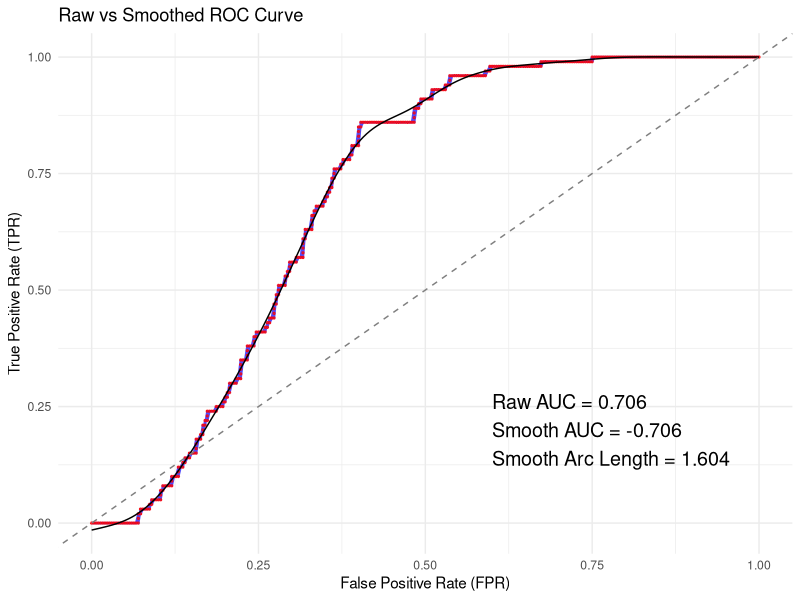
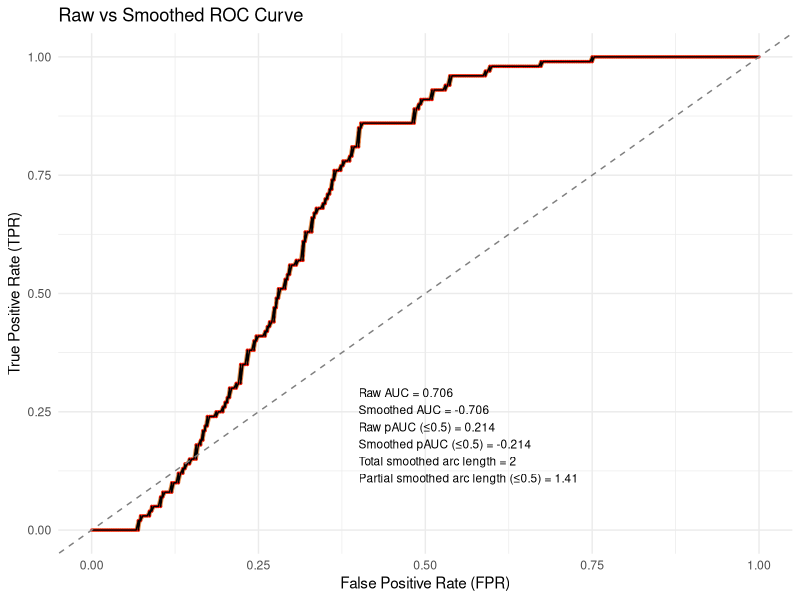
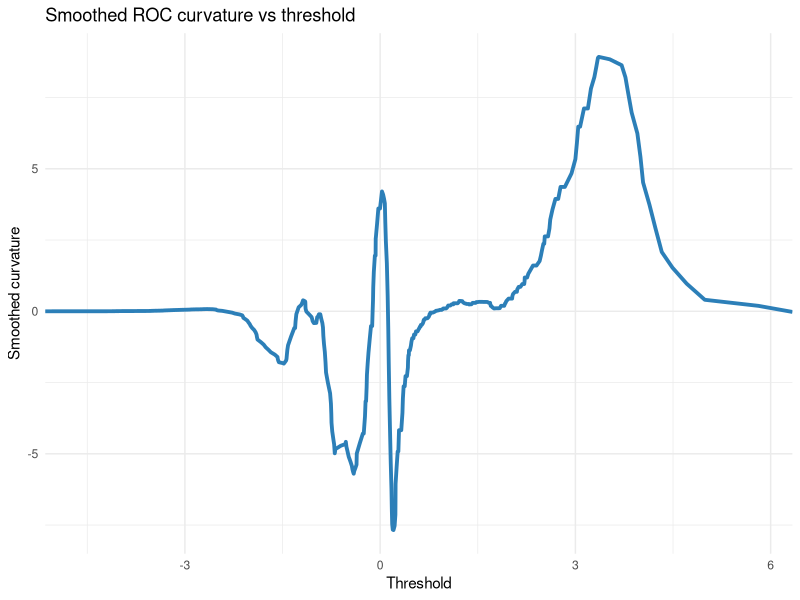
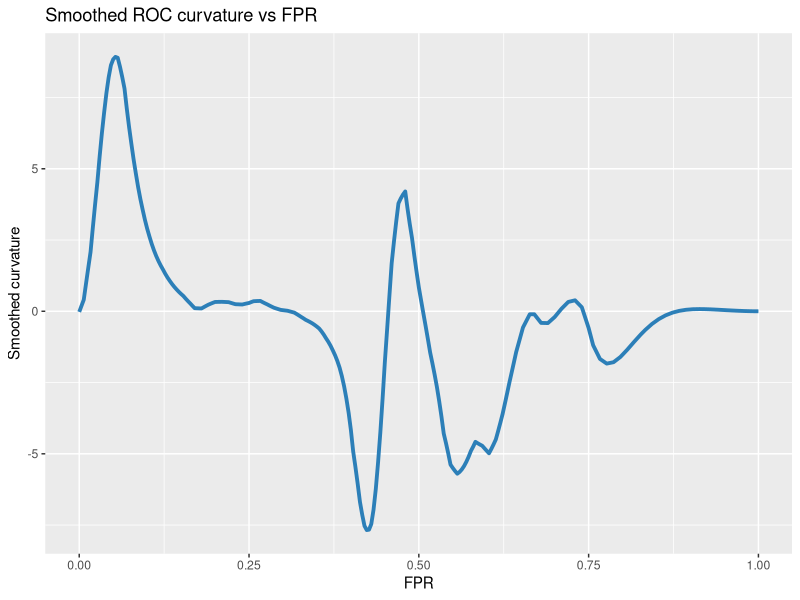
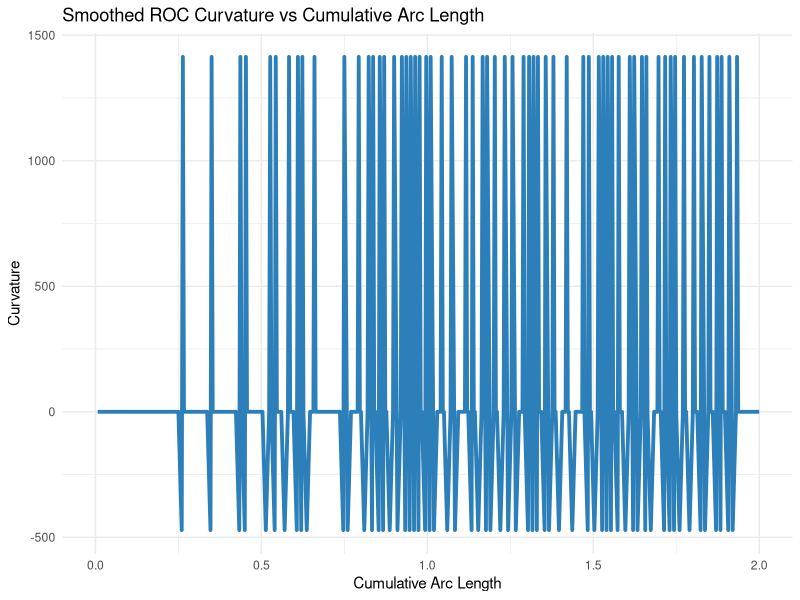

The R source for these figures, in order:
## ---- chunk 1
# --- Block 1: Load libraries ---
library(dplyr)
library(ggplot2)
library(pROC)
library(splines)

## ---- chunk 2
# --- Block 2: Helper functions ---

# Compute cumulative arc length for discrete points
compute_arc_length <- function(x, y) {
  dx <- diff(x)
  dy <- diff(y)
  ds <- sqrt(dx^2 + dy^2)
  return(c(0, cumsum(ds)))
}

# Compute discrete polyline curvature (approximate)
compute_polyline_curvature <- function(x, y) {
  dx <- diff(x)
  dy <- diff(y)
  theta <- atan2(dy, dx)
  dtheta <- c(NA, diff(theta))
  ds <- sqrt(dx^2 + dy^2)
  curvature <- dtheta / ds
  return(c(NA, curvature))
}

# Compute smooth ROC curve and curvature using splines
compute_smooth_roc <- function(FPR, TPR, spar = 0.7, n_points = 200) {
  spline_fit <- smooth.spline(x = FPR, y = TPR, spar = spar)
  FPR_smooth <- seq(0, 1, length.out = n_points)
  TPR_smooth <- predict(spline_fit, x = FPR_smooth)$y
  
  dy_dx   <- predict(spline_fit, x = FPR_smooth, deriv = 1)$y
  d2y_dx2 <- predict(spline_fit, x = FPR_smooth, deriv = 2)$y
  curvature <- d2y_dx2 / ( (1 + dy_dx^2)^(3/2) )
  
  arc_length <- compute_arc_length(FPR_smooth, TPR_smooth)
  
  data.frame(FPR = FPR_smooth,
             TPR = TPR_smooth,
             ArcLength = arc_length,
             Curvature = curvature)
}

# --- Patch to Block 2: add evaluator for smoothed curvature at given x ---
eval_smooth_curvature <- function(spline_fit, x) {
  dy_dx   <- predict(spline_fit, x = x, deriv = 1)$y
  d2y_dx2 <- predict(spline_fit, x = x, deriv = 2)$y
  d2y_dx2 / ( (1 + dy_dx^2)^(3/2) )
}
## ---- chunk 3
# --- Block 3: Test data generation ---

set.seed(123)

# Parameters (easy to change)
# default Parameters
# n_signal <- 200
# n_noise  <- 300
# signal_mean <- 1.0
# noise_mean  <- 0.0
# signal_sd   <- 1.0
# noise_sd    <- 1.0

n_obs <- 400
n_signal <- 100
n_noise  <- n_obs - n_signal
signal_mean <- 1.0
signal_sd   <- 1.0
noise_mean  <- 0.0
noise_sd    <- 2.0




# Distribution functions (swap out easily)
signal_dist <- function(n) rnorm(n, mean = signal_mean, sd = signal_sd)
noise_dist  <- function(n) rnorm(n, mean = noise_mean, sd = noise_sd)

# Generate test data
test_data <- data.frame(
  Class = c(rep(1, n_signal), rep(2, n_noise)),   # 1 = signal, 2 = noise
  probability = c(signal_dist(n_signal), noise_dist(n_noise))
)

## ---- chunk 4
# --- Block 4: Main calculations ---

# Build ROC object
roc_obj <- roc(response = test_data$Class,
               predictor = test_data$probability,
               levels = c(2,1),
               direction = "<")

roc_df <- data.frame(
  threshold   = roc_obj$thresholds,
  TPR         = roc_obj$sensitivities,
  FPR         = 1 - roc_obj$specificities,
  Specificity = roc_obj$specificities
)

# Discrete arc length and curvature
roc_df$ArcLength <- compute_arc_length(roc_df$FPR, roc_df$TPR)
roc_df$Curvature <- compute_polyline_curvature(roc_df$FPR, roc_df$TPR)

# Smooth ROC

roc_smooth_df <- compute_smooth_roc(roc_df$FPR, roc_df$TPR, spar = 0.7, n_points = 200)
# --- Patch to Block 4: compute smoothed curvature at thresholds ---
# Keep existing spline_fit by refitting here for clarity
spline_fit <- smooth.spline(x = roc_df$FPR, y = roc_df$TPR, spar = 0.7)

# Smoothed curvature evaluated at the empirical FPR points (i.e., thresholds)
roc_df <- roc_df %>%
  mutate(Curvature_smooth = eval_smooth_curvature(spline_fit, FPR))


# AUC values
auc_raw <- auc(roc_obj)
#auc_smooth <- sum((roc_smooth_df$TPR[-1] + roc_smooth_df$TPR[-nrow(roc_smooth_df)]) / 2 *
                  #diff(roc_smooth_df$FPR))
auc_smooth <- sum((roc_df$TPR[-1] + roc_df$TPR[-nrow(roc_df)]) / 2 *
                  diff(roc_df$FPR))
## ---- chunk 5
# --- Plot 1: Raw vs Smoothed ROC ---
ggplot() +
  geom_line(data = roc_df, aes(x = FPR, y = TPR),
            color = "blue", linewidth = .8, alpha = 0.7) +
  geom_point(data = roc_df, aes(x = FPR, y = TPR),
             color = "red", size = .5, alpha = 0.7) +
  geom_line(data = roc_smooth_df, aes(x = FPR, y = TPR),
            color = "black", linewidth = .5) +
  geom_abline(slope = 1, intercept = 0, linetype = "dashed", color = "grey50") +
  labs(title = "Raw vs Smoothed ROC Curve",
       x = "False Positive Rate (FPR)",
       y = "True Positive Rate (TPR)") +
  annotate("text", x = 0.6, y = 0.2,
           label = paste0("Raw AUC = ", round(auc_raw, 3),
                          "\nSmooth AUC = ", round(auc_smooth, 3),
                          "\nSmooth Arc Length = ", round(max(roc_smooth_df$ArcLength), 3)),
           hjust = 0, size = 5, color = "black") +
  theme_minimal()

## ---- chunk 6

## ---- chunk 7
# --- Raw AUC ---
auc_raw <- auc(roc_obj)

# --- Raw partial AUC (FPR ≤ 0.5) ---
roc_half_raw <- roc_df %>% filter(FPR <= 0.5)
raw_pAUC <- sum((roc_half_raw$TPR[-1] + roc_half_raw$TPR[-nrow(roc_half_raw)]) / 2 *
                diff(roc_half_raw$FPR))

# --- Smoothed AUC ---
AUC_smooth <- sum((roc_df$TPR[-1] + roc_df$TPR[-nrow(roc_df)]) / 2 *
                  diff(roc_df$FPR))

# --- Smoothed partial AUC (FPR ≤ 0.5) ---
roc_half_smooth <- roc_df %>% filter(FPR <= 0.5)
smooth_pAUC <- sum((roc_half_smooth$TPR[-1] + roc_half_smooth$TPR[-nrow(roc_half_smooth)]) / 2 *
                   diff(roc_half_smooth$FPR))

roc_half_raw <- roc_df %>% filter(FPR <= 0.5) %>% arrange(FPR)

raw_pAUC <- sum((roc_half_raw$TPR[-1] + roc_half_raw$TPR[-nrow(roc_half_raw)]) / 2 *
                diff(roc_half_raw$FPR))


# --- Total smoothed arc length ---
dx_total <- diff(roc_df$FPR)
dy_total <- diff(roc_df$TPR)
ds_total <- sqrt(dx_total^2 + dy_total^2)
arc_length_total <- sum(ds_total)

# --- Partial smoothed arc length (FPR ≤ 0.5) ---
dx_half <- diff(roc_half_smooth$FPR)
dy_half <- diff(roc_half_smooth$TPR)
ds_half <- sqrt(dx_half^2 + dy_half^2)
arc_length_half <- sum(ds_half)

# --- Plot with amended legend ---
ggplot() +
  geom_line(data = roc_df, aes(x = FPR, y = TPR),
            color = "#d95f02", linewidth = 1.2, alpha = 0.7) +
  geom_point(data = roc_df, aes(x = FPR, y = TPR),
             color = "red", size = 0.5, alpha = 0.7) +
  geom_line(data = roc_df, aes(x = FPR, y = TPR),
            color = "black", linewidth = .5) +
  geom_abline(slope = 1, intercept = 0, linetype = "dashed", color = "grey50") +
  labs(title = "Raw vs Smoothed ROC Curve",
       x = "False Positive Rate (FPR)",
       y = "True Positive Rate (TPR)") +
  annotate("text", x = 0.4, y = 0.2,
           label = paste0("Raw AUC = ", round(auc_raw, 3),
                          "\nSmoothed AUC = ", round(AUC_smooth, 3),
                          "\nRaw pAUC (≤0.5) = ", round(raw_pAUC, 3),
                          "\nSmoothed pAUC (≤0.5) = ", round(smooth_pAUC, 3),
                          "\nTotal smoothed arc length = ", round(arc_length_total, 3),
                          "\nPartial smoothed arc length (≤0.5) = ", round(arc_length_half, 3)),
           hjust = 0, size = 3 , color = "black") +
  theme_minimal()


## ---- chunk 8
# --- Corrected Plot 2: Smoothed curvature vs threshold ---
ggplot(roc_df, aes(x = threshold, y = Curvature_smooth)) +
  geom_line(color = "#2C7FB8", size = 1.3) +
  labs(title = "Smoothed ROC curvature vs threshold",
       x = "Threshold",
       y = "Smoothed curvature") +
  theme_minimal()


## ---- chunk 9
ggplot(roc_df, aes(x = FPR, y = Curvature_smooth)) +
  geom_line(color = "#2C7FB8", size = 1.3) +
  labs(title = "Smoothed ROC curvature vs FPR",
       x = "FPR",
       y = "Smoothed curvature")
# +
#   theme_minimal()

## ---- chunk 10
# --- Plot 3: Smoothed curvature vs cumulative arc length ---
ggplot(roc_df, aes(x = ArcLength, y = Curvature)) +
  geom_line(color = "#2C7FB8", size = 1.3) +
  labs(title = "Smoothed ROC Curvature vs Cumulative Arc Length",
       x = "Cumulative Arc Length",
       y = "Curvature") +
  theme_minimal()

